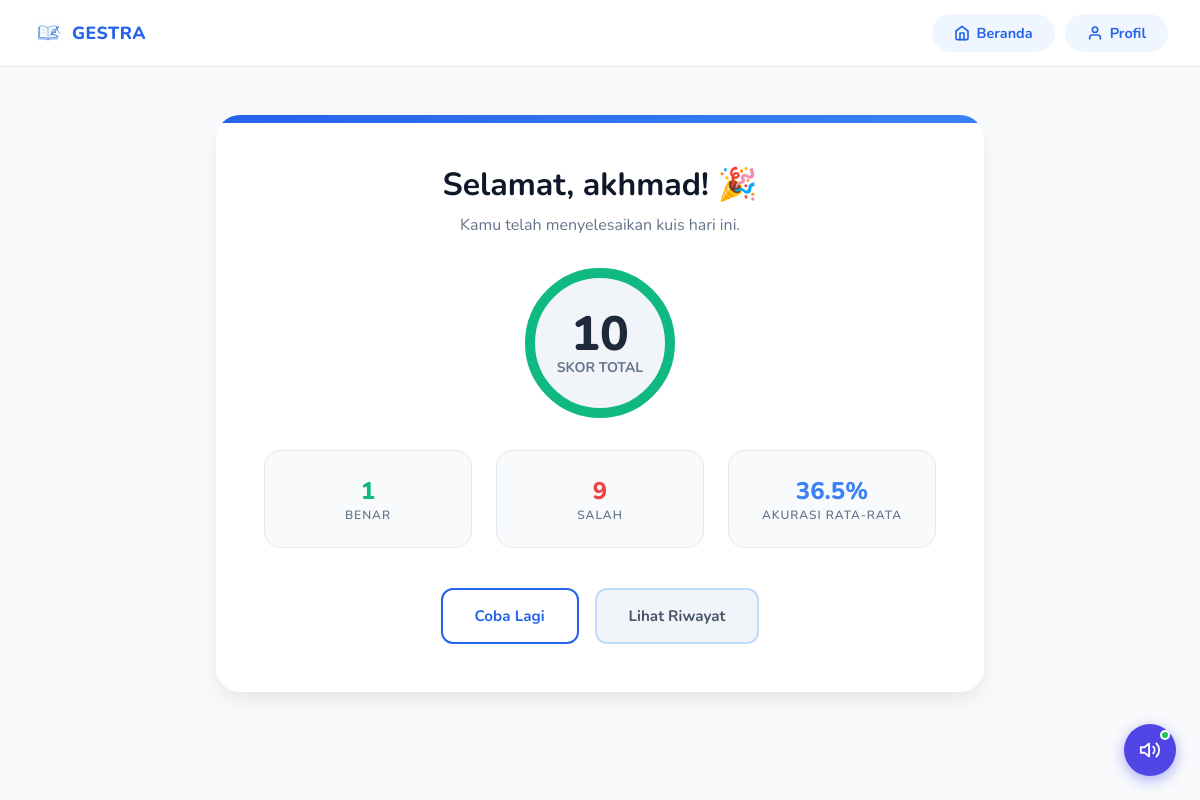
The app's page /murid/quiz/hasil/36 (signed in) with its own data.
### app/models/user.py (models this page shows)
class User(Base):
    __tablename__ = "users"
    id = Column(Integer, primary_key=True, index=True)
    nama = Column(String, index=True)
    email = Column(String, unique=True, index=True)
    password = Column(String)
    role = Column(String, default="murid") # "murid" or "guru"
    foto_profil = Column(String, default="/static/assets/images/mascot.png")

### app/models/quiz.py (models this page shows)
class QuizSession(Base):
    __tablename__ = "quiz_sessions"
    id = Column(Integer, primary_key=True, index=True)
    siswa_id = Column(Integer, ForeignKey("users.id"), index=True)
    mode = Column(String, default="random")  # "random", "timer"
    total_soal = Column(Integer, default=10)
    benar_count = Column(Integer, default=0)
    salah_count = Column(Integer, default=0)
    skor_akhir = Column(Integer, default=0)
    waktu_mulai = Column(DateTime, default=datetime.utcnow)
    waktu_selesai = Column(DateTime, nullable=True)
    durasi_detik = Column(Integer, default=0)
    status = Column(String, default="ongoing")  # "ongoing", "finished"
    siswa = relationship("User")
    details = relationship("QuizDetail", back_populates="session", cascade="all, delete-orphan")

### app/routes/kuis.py (the view)
@router.get("/quiz/hasil/{session_id}", response_class=HTMLResponse)
async def quiz_hasil(request: Request, session_id: int, db: Session = Depends(get_db)):
    user = get_current_user(request, db)
    if not user or user.role != "murid":
        return RedirectResponse(url="/login")
    session = db.query(QuizSession).filter(QuizSession.id == session_id, QuizSession.siswa_id == user.id).first()
    if not session:
        return RedirectResponse(url="/murid/dashboard")
    avg_accuracy = sum([d.confidence for d in session.details]) / len(session.details) if session.details else 0
    mode_str = session.mode
    is_timer = mode_str.startswith("speed") or "timer" in mode_str
    if "huruf" in mode_str:
        jenis_kuis = "Huruf"
    elif "kata" in mode_str:
        jenis_kuis = "Kata"
    elif "gabungan" in mode_str:
        jenis_kuis = "Gabungan"
    else:
        jenis_kuis = "Umum"
    level = "Bebas"
    if "easy" in mode_str:
        level = "Mudah"
    elif "medium" in mode_str:
        level = "Sedang"
    elif "hard" in mode_str:
        level = "Sulit"
    duration_formatted = f"{int(session.durasi_detik // 60)}m {int(session.durasi_detik % 60)}s" if session.durasi_detik else "0s"
    persentase = round((session.benar_count / session.total_soal) * 100) if session.total_soal else 0
    retry_level = "medium"
    if "easy" in mode_str:
        retry_level = "easy"
    elif "hard" in mode_str:
        retry_level = "hard"
    if "speed_huruf" in mode_str:
        retry_url = f"/murid/quiz-huruf/start?timer=true&level={retry_level}"
    elif "speed_kata" in mode_str:
        retry_url = f"/murid/quiz-kata/start?timer=true&level={retry_level}"
    elif "speed_gabungan" in mode_str:
        retry_url = f"/murid/quiz-gabungan/start?timer=true&level={retry_level}"
    elif "random_huruf" in mode_str:
        retry_url = "/murid/quiz-huruf/start"
    elif "random_kata" in mode_str:
        retry_url = "/murid/quiz-kata/start"
    elif "random_gabungan" in mode_str:
        retry_url = "/murid/quiz-gabungan/start"
    else:
        retry_url = "/murid/pilih-quiz"
    return templates.TemplateResponse(
        request=request,
        name="murid/quiz-hasil.html",
        context={
            "user": user,
            "session": session,
            "avg_accuracy": round(avg_accuracy, 1),
            "jenis_kuis": jenis_kuis,
            "level": level,
            "is_timer": is_timer,
            "duration_formatted": duration_formatted,
            "persentase": persentase,
            "retry_url": retry_url
        }
    )

### app/templates/murid/quiz-hasil.html (shortened to what this page needs)
{% extends "layout.html" %}
{% block content %}
<div class="result-container">
    <div class="result-card">
        <h1 style="margin-bottom: 0.5rem;">Selamat, {{ user.nama }}! 🎉</h1>
        <p style="color: #64748b; margin-bottom: 2rem;">Kamu telah menyelesaikan kuis hari ini.</p>
        <div class="score-circle">
            <div class="score-val">{{ session.skor_akhir }}</div>
            <div class="score-label">Skor Total</div>
        </div>
        <div class="stats-grid">
            <div class="stat-box">
                <div class="stat-val" style="color: #10b981;">{{ session.benar_count }}</div>
                <div class="stat-label">Benar</div>
            </div>
            <div class="stat-box">
                <div class="stat-val" style="color: #ef4444;">{{ session.salah_count }}</div>
                <div class="stat-label">Salah</div>
            </div>
            <div class="stat-box">
                <div class="stat-val" style="color: #3b82f6;">{{ avg_accuracy }}%</div>
                <div class="stat-label">Akurasi Rata-rata</div>
            </div>
        </div>
        <div class="action-btns">
            <a href="{{ retry_url }}" class="btn-action btn-primary">Coba Lagi</a>
            <a href="/murid/riwayat-nilai" class="btn-action btn-secondary">Lihat Riwayat</a>
        </div>
    </div>
</div>
{% endblock %}

### app/static/css/global.css (style rules this page uses)
:root { --blue-50: #EFF6FF; --blue-100: #DBEAFE; --blue-200: #BFDBFE; --blue-300: #93C5FD; --blue-400: #60A5FA; --blue-500: #3B82F6; --blue-600: #2563EB; --blue-700: #1D4ED8; --blue-800: #1E40AF; --gray-50: #F8FAFC; --gray-100: #F1F5F9; --gray-200: #E2E8F0; --gray-300: #CBD5E1; --gray-400: #94A3B8; --gray-500: #64748B; --gray-700: #334155; --gray-900: #0F172A; --white: #FFFFFF; --radius-sm: 8px; --radius-md: 14px; --radius-lg: 20px; --radius-xl: 28px; --shadow-sm: 0 1px 3px rgba(0, 0, 0, .08), 0 1px 2px rgba(0, 0, 0, .06); --shadow-md: 0 4px 16px rgba(37, 99, 235, .10); --shadow-lg: 0 8px 32px rgba(37, 99, 235, .14); --transition: all .22s ease; --font: 'Nunito', sans-serif; }
*, *::before, *::after { box-sizing: border-box; margin: 0; padding: 0; }
html { scroll-behavior: smooth; }
body { font-family: var(--font); background-color: var(--gray-50); color: var(--gray-900); min-height: 100vh; -webkit-font-smoothing: antialiased; }
a { text-decoration: none; color: inherit; }
.btn-primary { display: inline-flex; align-items: center; justify-content: center; gap: 8px; background: var(--blue-600); color: var(--white); font-weight: 700; font-size: .95rem; padding: 13px 28px; border-radius: 50px; border: none; cursor: pointer; transition: var(--transition); box-shadow: 0 3px 12px rgba(37, 99, 235, .30); }
.btn-secondary { display: inline-flex; align-items: center; justify-content: center; gap: 8px; background: var(--blue-50); color: var(--blue-600); font-weight: 700; font-size: .95rem; padding: 13px 28px; border-radius: 50px; border: 2px solid var(--blue-200); cursor: pointer; transition: var(--transition); }
.stats-grid { display: grid; grid-template-columns: repeat(auto-fit, minmax(200px, 1fr)); gap: 20px; margin-bottom: 32px; }
.stat-label { font-size: 0.75rem; font-weight: 800; color: var(--gray-400); text-transform: uppercase; letter-spacing: 1px; }

### app/templates/murid/quiz-hasil.html (style rules this page uses)
.result-container { --primary-gradient: linear-gradient(135deg, #2563eb 0%, #3b82f6 100%); max-width: 800px; margin: 3rem auto; padding: 0 1rem; text-align: center; }
.result-card { background: white; border-radius: 24px; padding: 3rem; box-shadow: 0 10px 25px -5px rgba(0, 0, 0, 0.1); position: relative; overflow: hidden; }
.result-card::before { content: ''; position: absolute; top: 0; left: 0; right: 0; height: 8px; background: var(--primary-gradient); }
.score-circle { width: 150px; height: 150px; border-radius: 50%; background: #f1f5f9; margin: 0 auto 2rem; display: flex; flex-direction: column; align-items: center; justify-content: center; border: 10px solid #10b981; }
.score-val { font-size: 3rem; font-weight: 800; color: #1e293b; line-height: 1; }
.score-label { font-size: 0.875rem; font-weight: 700; color: #64748b; text-transform: uppercase; }
.stats-grid { display: grid; grid-template-columns: repeat(3, 1fr); gap: 1.5rem; margin-bottom: 2.5rem; }
.stat-box { padding: 1.5rem; background: #f8fafc; border-radius: 16px; border: 1px solid #e2e8f0; }
.stat-val { font-size: 1.5rem; font-weight: 800; color: #1e293b; }
.stat-label { font-size: 0.75rem; font-weight: 600; color: #64748b; }
.action-btns { display: flex; gap: 1rem; justify-content: center; }
.btn-action { padding: 1rem 2rem; border-radius: 12px; font-weight: 700; text-decoration: none; transition: all 0.2s; }
.btn-primary { background: white !important; color: #2563eb !important; border: 2px solid #2563eb !important; box-shadow: none !important; }
.btn-secondary { background: #f1f5f9; color: #475569; }

### records on screen
User: nama "akhmad"
QuizSession: skor_akhir "10", benar_count "1", salah_count "9"

### other values on screen
{{ avg_accuracy }} "36.5"
